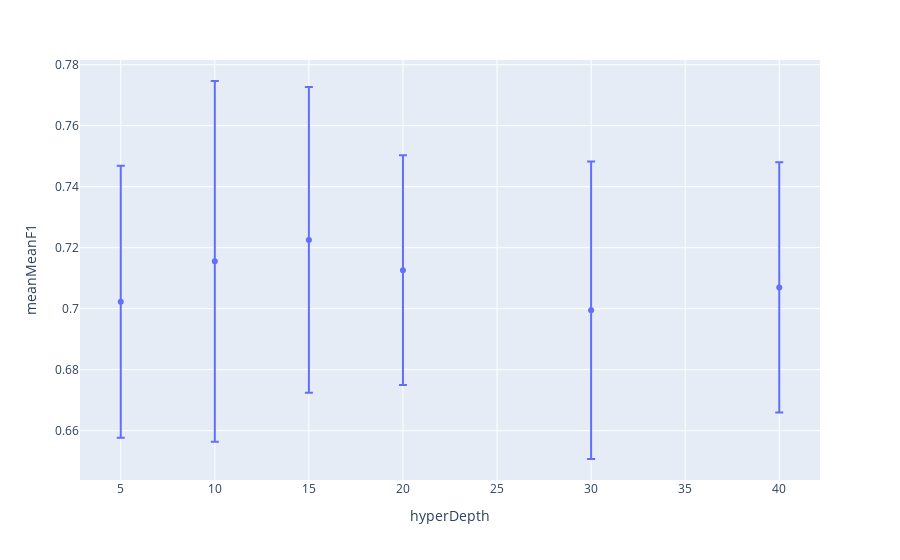

The notebook cell saved with this chart:
### Code cell
aux=hyperParams[(hyperParams.hyperThres==optimal.hyperThres)&(hyperParams.hyperDuration==optimal.hyperDuration)&
                (hyperParams.hyperClose==optimal.hyperClose)&(hyperParams.hyperConfidence==optimal.hyperConfidence)].reset_index(drop=True)
px.scatter(aux,x='hyperDepth',y='meanMeanF1',error_y='stdMeanF1')

### Figure 1 — Plotly figure (JSON) as saved in the notebook; plotly's stock layout.template omitted (floating-point values rounded to 4 significant figures)
{"data": [{"error_y": {"array": [0.04458, 0.05913, 0.05012, 0.03765, 0.04877, 0.04103]}, "hovertemplate": "hyperDepth=%{x}<br>meanMeanF1=%{y}<extra></extra>", "legendgroup": "", "marker": {"color": "#636efa", "symbol": "circle"}, "mode": "markers", "name": "", "orientation": "v", "showlegend": false, "type": "scatter", "x": [5, 10, 15, 20, 30, 40], "xaxis": "x", "y": [0.7023, 0.7155, 0.7225, 0.7126, 0.6995, 0.707], "yaxis": "y"}], "layout": {"legend": {"tracegroupgap": 0}, "margin": {"t": 60}, "xaxis": {"anchor": "y", "domain": [0, 1], "title": {"text": "hyperDepth"}}, "yaxis": {"anchor": "x", "domain": [0, 1], "title": {"text": "meanMeanF1"}}}}
